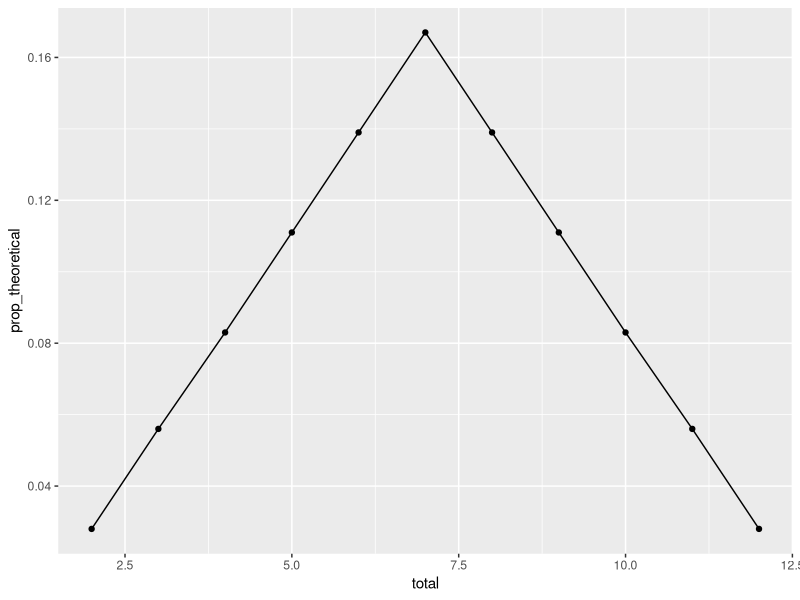
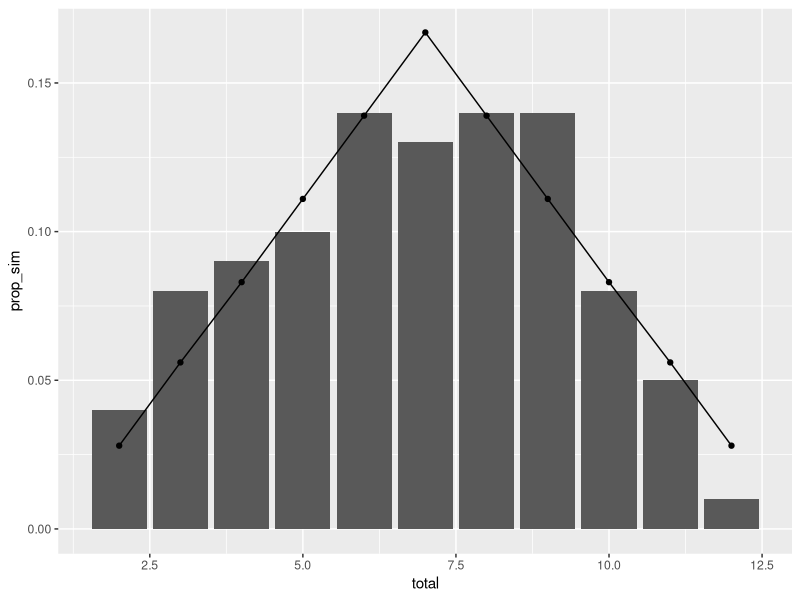

Here is the R script that generated these plots, in order: (Note: this script raises an error after producing the figures.)
# 30 Day Chart Challenge
# 2026
# Comparisons
# Day 05
# Experimental

# 📦 Packages ----

library(tidyverse)
# library(sysfonts)
# font_add_google("Roboto")
# font_add_google("Ubuntu")
# font_add_google("Open Sans")
# showtext::showtext_auto()

# 📄 Data ----

two_dice_theo <- tibble(expand.grid(1:6, 1:6)) |> 
  rename(die1 = Var1, die2 = Var2) |> 
  mutate(total = die1 + die2) |> 
  count(total, name = "count_theoretical") |> 
  mutate(prop_theoretical = round(count_theoretical / 36, 3))

ggplot() +
  geom_line(data = two_dice_theo, aes(x = total, y = prop_theoretical)) +
  geom_point(data = two_dice_theo, aes(x = total, y = prop_theoretical))

set.seed(42)
count_sim <- sample(x = 1:6, size = 100, replace = TRUE) + sample(x = 1:6, size = 100, replace = TRUE)

two_dice_sim <- count_sim |> 
  tibble() |> 
  count(count_sim) |> 
  rename(total = count_sim) |> 
  mutate(prop_sim = round(n / 100, 3)) |> 
  select(total, prop_sim)

ggplot() +
  geom_col(data = two_dice_sim, aes(x = total, y = prop_sim)) +
  geom_line(data = two_dice_theo, aes(x = total, y = prop_theoretical)) +
  geom_point(data = two_dice_theo, aes(x = total, y = prop_theoretical))


# 📊 Plot ----

p1 <- ggplot(df, aes(x, y)) +
  stat_voronoi()
